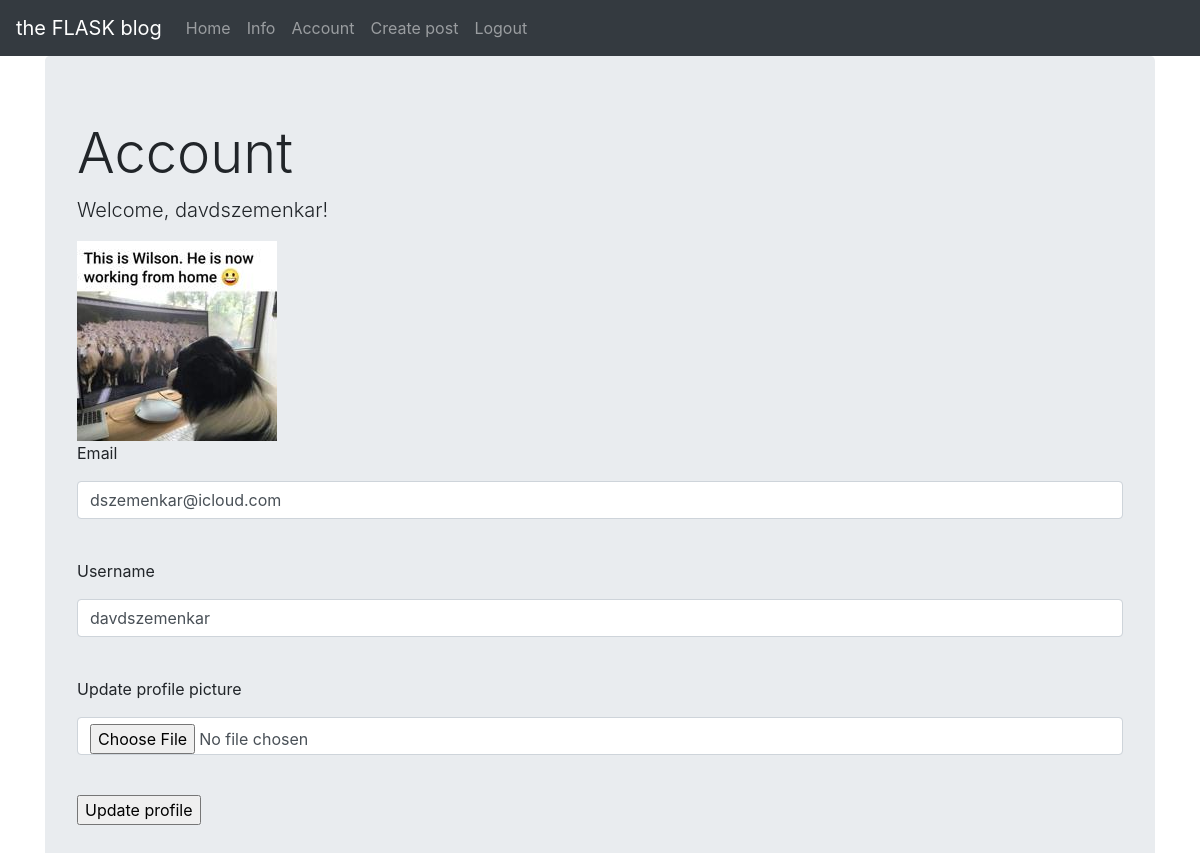
/account (signed in), run on the app's committed database.
### blogsite/models.py (models this page shows, shortened)
class User(db.Model, UserMixin):
	__tablename__ = 'users'
	id = db.Column(db.Integer, primary_key=True)
	profile_image = db.Column(db.String(64), nullable=False, default='default_profile.png')
	email = db.Column(db.String(64), unique=True, index=True)
	username = db.Column(db.String(64), unique=True, index=True)
	password_hash = db.Column(db.String(128))
	posts = db.relationship('BlogPost', backref='author', lazy=True)

### blogsite/users/views.py (the view)
@users.route('/account', methods=['GET', 'POST'])
@login_required
def account():
	form = UpdateUserForm()
	if form.validate_on_submit():
		if form.picture.data:
			username = current_user.username
			pic = add_profile_pic(form.picture.data, username)
			current_user.profile_image = pic
		current_user.username = form.username.data
		current_user.email = form.email.data
		db.session.commit()
		flash('User account updated')
		return redirect(url_for('users.account'))
	elif request.method == 'GET':
		form.username.data = current_user.username
		form.email.data = current_user.email
	profile_image = url_for('static', filename='profile_pics/' + current_user.profile_image)
	return render_template('account.html', profile_image=profile_image, form=form)

### blogsite/users/forms.py (shortened to what this page needs)
class UpdateUserForm(FlaskForm):
	email = StringField('Email', validators=[DataRequired(), Email()])
	username = StringField('Username', validators=[DataRequired()])
	picture = FileField('Update profile picture', validators=[FileAllowed(['jpg','png'])])
	submit = SubmitField('Update profile')

### blogsite/models.py (called while the page is built)
@login_manager.user_loader
def load_user(user_id):
	return User.query.get(user_id)

### blogsite/templates/account.html (shortened to what this page needs)
{% extends "base.html" %}
{% block content %}
<div class="jumbotron">
    <h1 class="display-4">Account</h1>
    <p class="lead">Welcome, {{ current_user.username }}!</p>
    <img align='center' src="{{url_for('static', filename='profile_pics/' + current_user.profile_image)}}">
	<form method="POST" action="" enctype="multipart/form-data">
    <div class="form-group">
  			{{ form.email.label(class='form-group') }} {{ form.email(class='form-control') }}<br>
		</div>
		<div class="form-group">
  			{{ form.username.label(class='form-group')  }} {{ form.username(class="form-control")  }}<br>
  		</div>
  		<div class="form-group">
  			{{ form.picture.label(class='form-group')  }} {{ form.picture(class='form-control') }}<br>
  		</div>
  			{{ form.submit() }}
</form>
 </div>
{% endblock %}

### data on the page
User: username "davdszemenkar", profile_image (picture), email "dszemenkar@icloud.com"
